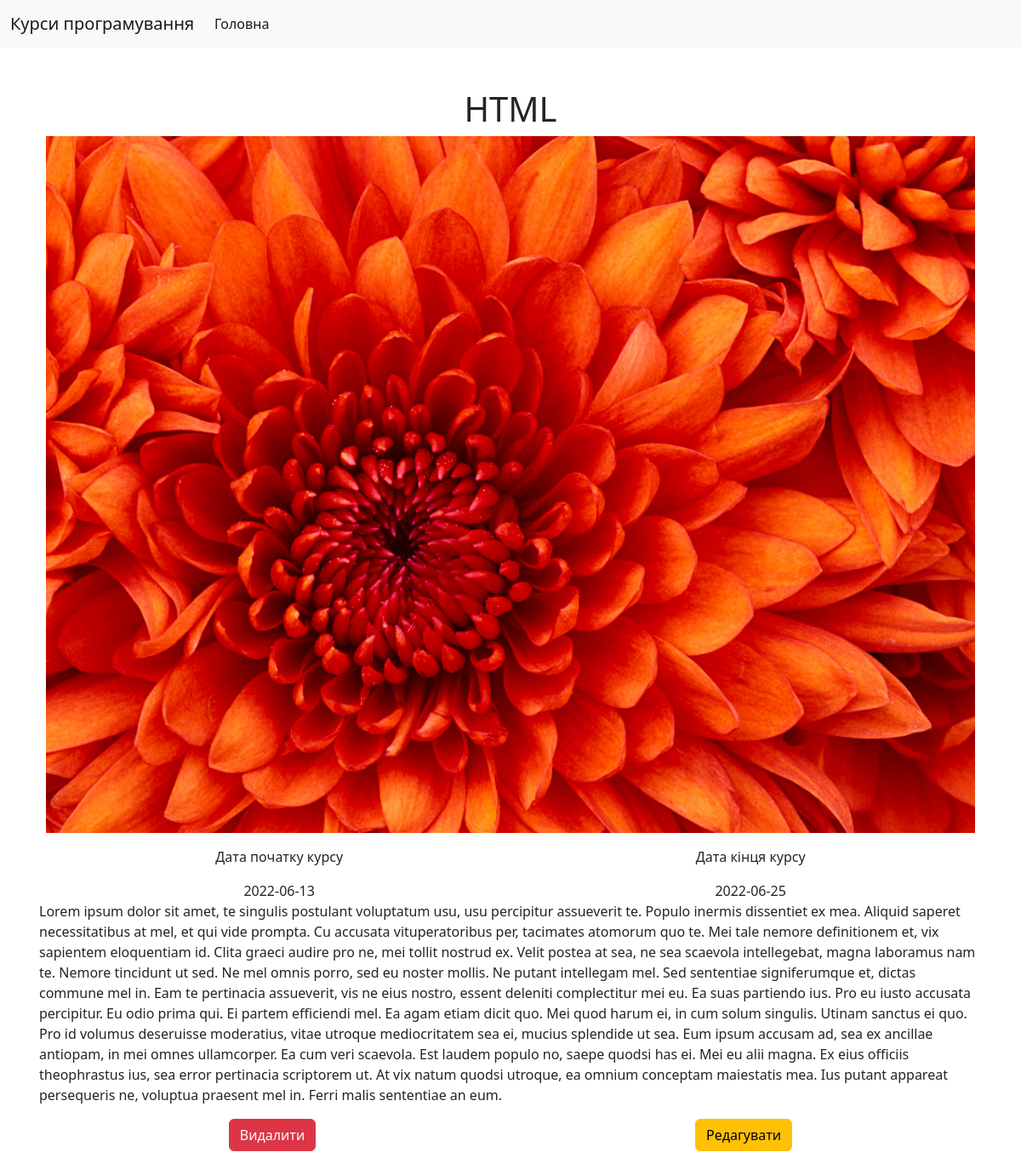
/course/2, run on the app's committed database.
### app.py (models this page shows, shortened)
class Course(db.Model):
    course_id = db.Column(db.Integer, primary_key=True)
    course_name = db.Column(db.String(200), unique=True, nullable=False)
    description = db.Column(db.Text, unique=True, nullable=False)
    start_data = db.Column(db.Date,  nullable=False)
    finish_data = db.Column(db.Date, nullable=False)
    photo_src = db.Column(db.String(100))

### app.py (the view)
@app.route('/course/<course_id>')
def single_course(course_id = None):
    single_course = Course.query.get(course_id)
    return render_template('single_course.html', course = single_course)

### templates/single_course.html (shortened to what this page needs)
<!DOCTYPE html>
<html lang="en">
<head>
    <link href="https://cdn.jsdelivr.net/npm/bootstrap@5.2.0-beta1/dist/css/bootstrap.min.css" rel="stylesheet">
</head>
<body>
    <nav class="navbar navbar-expand-lg bg-light">
        <div class="container-fluid">
          <a class="navbar-brand" href="/">Курси програмування</a>
          <div class="collapse navbar-collapse" id="navbarSupportedContent">
            <ul class="navbar-nav me-auto mb-2 mb-lg-0">
              <li class="nav-item">
                <a class="nav-link active" aria-current="page" href="/">Головна</a>
              </li>
            </ul>
          </div>
        </div>
    </nav>
    <main class="container px-4 py-5">
      <h1 class="text-center">{{ course.course_name }}</h1>
      <section class="row row-cols-1 row-cols-sm-2 row-cols-md-3 g-3 d-flex justify-content-around">
        <img src="/{{course.photo_src}}" class="card-img-top" alt="...">
              <div class="card-body">
                  <div class="d-flex justify-content-around">
                      <div class="text-center">
                        <p>Дата початку курсу</p>
                        <p class="card-text ">{{course.start_data}}</p>
                      </div>
                      <div class="text-center">
                        <p>Дата кінця курсу</p>
                        <p class="card-text ">{{course.finish_data}}</p>
                      </div>
                  </div>
                  <p class="card-text">{{course.description}}</p>
                  <div class="d-flex justify-content-around" class="text-center">
                    <a id = "del"href="/course/{{course.course_id}}/delate" type="button" onclick="myFunction()" class="btn btn-danger">Видалити</a>
                    <a href="/course/{{course.course_id}}/red" type="button" class="btn btn-warning">Редагувати</a>
                  </div>
              </div>
      </section>
    </main>
</body>
</html>

### data on the page
Course: course_name "HTML", start_data "2022-06-13", finish_data "2022-06-25", description "Lorem ipsum dolor sit amet, te singulis postulant voluptatum usu, usu percipitur assueverit te. Populo inermis dissentiet ex mea. Aliquid saperet necessitatibus at mel, et qui vide prompta. Cu accusata vituperatoribus per, tacimates atomorum quo te. Mei tale nemore definitionem et, vix sapientem eloquentiam id. Clita graeci audire pro ne, mei tollit nostrud ex. Velit postea at sea, ne sea scaevola intellegebat, magna laboramus nam te. Nemore tincidunt ut sed. Ne mel omnis porro, sed eu noster mollis. Ne putant intellegam mel. Sed sententiae signiferumque et, dictas commune mel in. Eam te pertinacia assueverit, vis ne eius nostro, essent deleniti complectitur mei eu. Ea suas partiendo ius.…"
